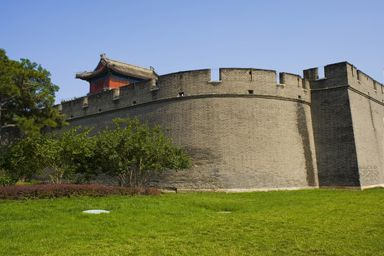
#> input picture dataset/CASIA2/Au/Au_arc_00069.jpg, 384 x 256 px; its folder holds 3 pictures in this run
$ python prepare_final_dataset.py
#> lines starting #> are read from the running program, lines starting #| are printed output that depends on the picture; pictures that were not available may be replaced by others from this repository, and a replacement may not be noted
import os
import shutil
import cv2
import numpy as np
from sklearn.model_selection import train_test_split

# Paths
dataset_dir = 'dataset'
final_dataset_dir = 'final_dataset'
train_dir = os.path.join(final_dataset_dir, 'train')
test_dir = os.path.join(final_dataset_dir, 'test')

# Create necessary folders
def create_folders():
    for folder in [train_dir, test_dir]:
        for label in ['authentic', 'tampered']:
            os.makedirs(os.path.join(folder, label), exist_ok=True)

# Merge datasets
def merge_datasets():
    sources = [
        (os.path.join(dataset_dir, 'CASIA2', 'Au'), 'authentic'),
        (os.path.join(dataset_dir, 'CASIA2', 'Tp'), 'tampered'),
        (os.path.join(dataset_dir, 'COVERAGE', 'image'), 'authentic'),
        (os.path.join(dataset_dir, 'COVERAGE', 'tampered'), 'tampered'),
        (os.path.join(dataset_dir, 'Columbia', 'authentic'), 'authentic'),
        (os.path.join(dataset_dir, 'Columbia', 'spliced'), 'tampered')
    ]

    # Handling Columbia separately (complicated folder structure)
    columbia_dir = os.path.join(dataset_dir, 'Columbia')
    for folder in os.listdir(columbia_dir):
        folder_path = os.path.join(columbia_dir, folder)
        if not os.path.isdir(folder_path):
            continue
        if folder.startswith('Sp'):  # Spliced = tampered
            sources.append((folder_path, 'tampered'))
        else:  # Authentic
            sources.append((folder_path, 'authentic'))

    all_data = []
    all_labels = []

    for src_folder, label in sources:
        for img_name in os.listdir(src_folder):
            img_path = os.path.join(src_folder, img_name)
            img = cv2.imread(img_path)
#> img is the input picture: shape (256, 384, 3); mean B, G, R 100.8, 123.9, 116.5
            if img is None:
                continue
            img = cv2.resize(img, (128, 128))
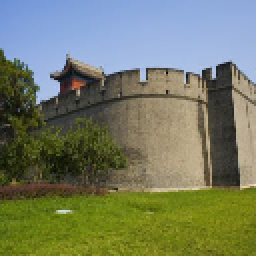
#> img: shape (128, 128, 3) (shown 2 times larger); mean B, G, R 101, 124, 116.7
            img = img / 255.0
            all_data.append(img)
            all_labels.append(0 if label == 'authentic' else 1)
#> pass 2 of the loop in merge_datasets, `for src_folder, label in sources:`:
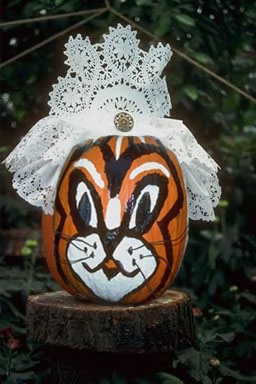
#> input picture dataset/CASIA2/Tp/Tp_D_CRN_M_N_art00012_art00013_11812.jpg, 256 x 384 px
#> in merge_datasets, img is the input picture: shape (384, 256, 3); mean B, G, R 64.5, 72.9, 76
#> in merge_datasets, `img = cv2.resize(img, (128, 128))`:
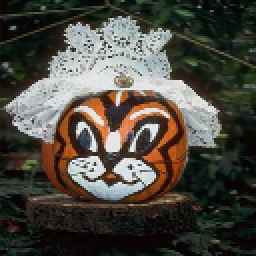
#> img: shape (128, 128, 3) (shown 2 times larger); mean B, G, R 64.7, 73.2, 76.2
#| ✅ Merged dataset: 8 images total
#| ✅ Train: 6, Test: 2 images

    all_data = np.array(all_data)
    all_labels = np.array(all_labels)
    return all_data, all_labels

# Save train/test images
def save_split(X_train, X_test, y_train, y_test):
    def save_images(X, y, base_dir):
#> called with X = array of shape (6, 128, 128, 3), y = array of shape (6,), base_dir = 'final_dataset/train'
        for idx in range(len(X)):
            label_dir = 'authentic' if y[idx] == 0 else 'tampered'
            save_path = os.path.join(base_dir, label_dir, f'{idx}.png')
            cv2.imwrite(save_path, (X[idx] * 255).astype('uint8'))
#> this loop made 6 passes
#> pass 2, in save_images, `cv2.imwrite(save_path, (X[idx] * 255).astype('uint8'))`:
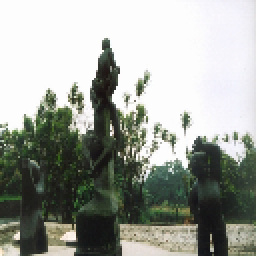
#> saved as 1.png: shape (128, 128, 3) (shown 2 times larger); mean B, G, R 154.1, 161.2, 157.7

    save_images(X_train, y_train, train_dir)
    save_images(X_test, y_test, test_dir)

# Full process
def full_pipeline():
    create_folders()
    print("✅ Created folders!")
    X, y = merge_datasets()
    print(f"✅ Merged dataset: {X.shape[0]} images total")
    X_train, X_test, y_train, y_test = train_test_split(
        X, y, test_size=0.2, random_state=42, stratify=y
    )
    print(f"✅ Train: {X_train.shape[0]}, Test: {X_test.shape[0]} images")
    save_split(X_train, X_test, y_train, y_test)
    print("✅ Train/test images saved into folders!")

    # Save npz compressed file
    np.savez_compressed('forgery_dataset.npz', X_train=X_train, X_test=X_test, y_train=y_train, y_test=y_test)
    print("✅ Dataset also saved as forgery_dataset.npz!")

if __name__ == '__main__':
    full_pipeline()
